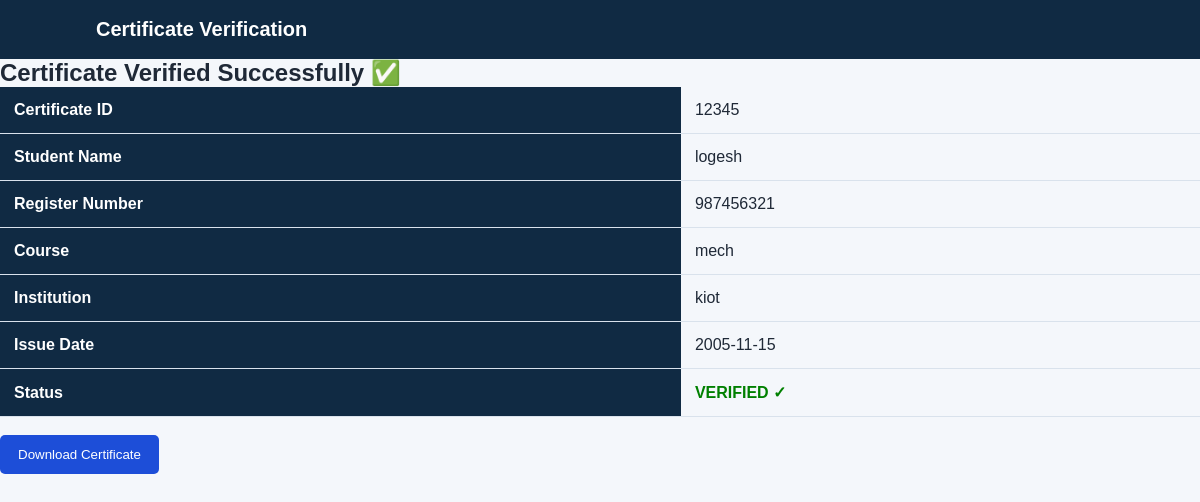
The page /certificate/12345 on the database as committed earlier.
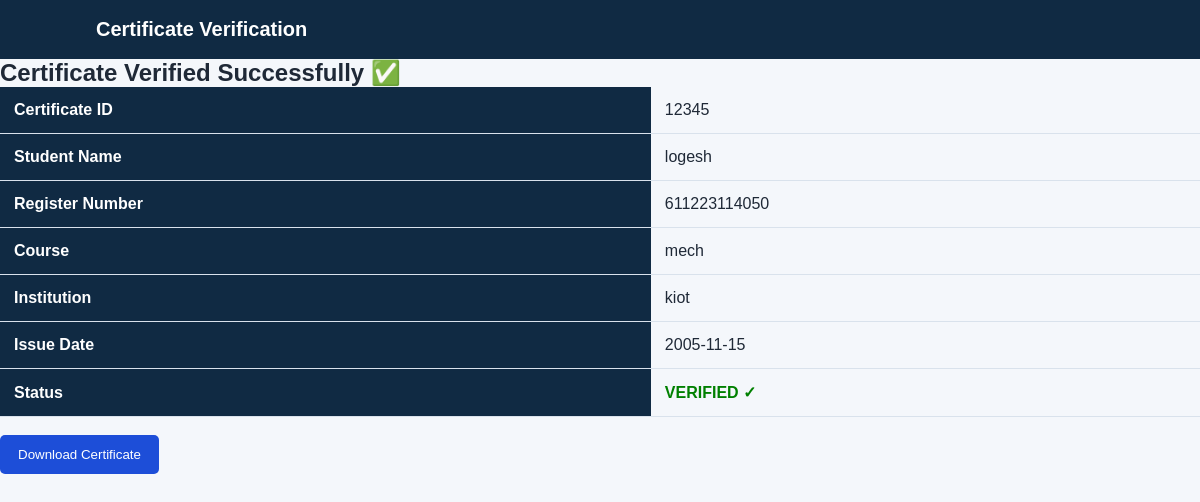
The same page on the database as committed later.
### tables this page shows
CREATE TABLE certificates (
            id INTEGER PRIMARY KEY AUTOINCREMENT,
            certificate_id TEXT UNIQUE NOT NULL,
            student_name TEXT NOT NULL,
            register_number TEXT NOT NULL,
            course TEXT NOT NULL,
            institution TEXT NOT NULL,
            issue_date TEXT NOT NULL,
            file_name TEXT NOT NULL,
            qr_code TEXT NOT NULL,
            certificate_hash TEXT NOT NULL,
            previous_hash TEXT NOT NULL,
            block_hash TEXT NOT NULL,
            created_at TEXT NOT NULL
        , status TEXT NOT NULL DEFAULT 'VALID', revoked_at TEXT, admin_id INTEGER);

### app.py (the view)
@app.route("/certificate/<certificate_id>")
def certificate_details(certificate_id):
    certificate = get_certificate_by_id(certificate_id)
    if certificate is None:
        return "Certificate not found", 404
    return render_template(
        "certificate_details.html",
        certificate=certificate
    )

### database.py (called while the page is built)
def get_connection():
    connection = sqlite3.connect(DATABASE_NAME)
    connection.row_factory = sqlite3.Row
    return connection

def get_certificate_by_id(certificate_id):
    connection = get_connection()
    cursor = connection.cursor()
    cursor.execute(
        """
        SELECT *
        FROM certificates
        WHERE certificate_id = ?
        """,
        (certificate_id,)
    )
    certificate = cursor.fetchone()
    connection.close()
    return certificate

### templates/certificate_details.html (shortened to what this page needs)
<!DOCTYPE html>
<html lang="en">
<head>
    <link rel="stylesheet"
          href="{{ url_for('static', filename='style.css') }}">
</head>
<body>
<header class="navbar">
    <div class="logo">
        Certificate Verification
    </div>
</header>
<div class="container">
    <h2>Certificate Verified Successfully ✅</h2>
    <table class="certificate-table">
        <tr>
            <th>Certificate ID</th>
            <td>{{ certificate["certificate_id"] }}</td>
        </tr>
        <tr>
            <th>Student Name</th>
            <td>{{ certificate["student_name"] }}</td>
        </tr>
        <tr>
            <th>Register Number</th>
            <td>{{ certificate["register_number"] }}</td>
        </tr>
        <tr>
            <th>Course</th>
            <td>{{ certificate["course"] }}</td>
        </tr>
        <tr>
            <th>Institution</th>
            <td>{{ certificate["institution"] }}</td>
        </tr>
        <tr>
            <th>Issue Date</th>
            <td>{{ certificate["issue_date"] }}</td>
        </tr>
        <tr>
            <th>Status</th>
            <td style="color:green;font-weight:bold;">
                VERIFIED ✓
            </td>
        </tr>
    </table>
    <br>
    <a href="/download/{{ certificate['certificate_id'] }}">
        <button class="search-btn">
            Download Certificate
        </button>
    </a>
</div>
</body>
</html>

Rows that differ between the two databases and show on the page:
removed certificates: certificate_id "12345", student_name "logesh", register_number "987456321", course "mech", institution "kiot", issue_date "2005-11-15"
added certificates: certificate_id "12345", student_name "logesh", register_number "611223114050", course "mech", institution "kiot", issue_date "2005-11-15"
